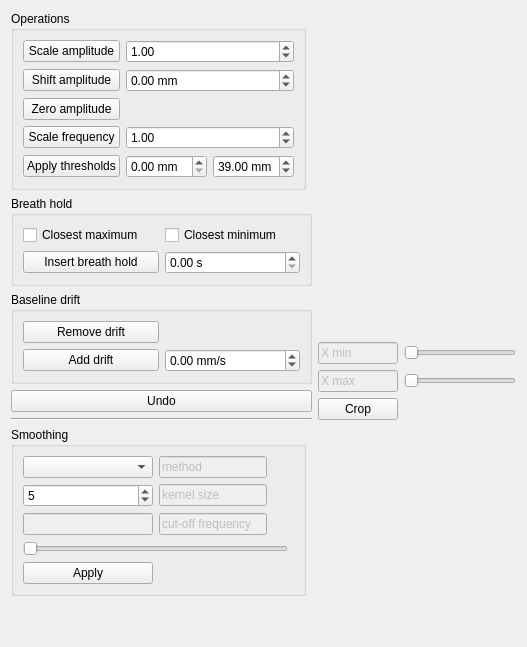
          <widget class="QWidget" name="tab_edit">
           <attribute name="title">
            <string>Edit</string>
           </attribute>
           <layout class="QGridLayout" name="gridLayout_BrCv_edit" columnstretch="2,5">
            <item row="0" column="0">
             <layout class="QGridLayout" name="gridLayout_BrCv_6" rowstretch="0,0,0,0,0,0,0,0,0,0,0">
              <item row="4" column="1" colspan="2">
               <widget class="QPushButton" name="edit_undo">
                <property name="text">
                 <string>Undo</string>
                </property>
               </widget>
              </item>
              <item row="2" column="1" colspan="2">
               <widget class="QGroupBox" name="groupBox_drift">
                <property name="title">
                 <string>Baseline drift</string>
                </property>
                <layout class="QGridLayout" name="gridLayout_2">
                 <item row="1" column="0">
                  <widget class="QPushButton" name="button_add_drift">
                   <property name="text">
                    <string>Add drift</string>
                   </property>
                  </widget>
                 </item>
                 <item row="0" column="0">
                  <widget class="QPushButton" name="button_remove_drift">
                   <property name="text">
                    <string>Remove drift</string>
                   </property>
                  </widget>
                 </item>
                 <item row="1" column="1">
                  <widget class="QDoubleSpinBox" name="value_drift">
                   <property name="suffix">
                    <string> mm/s</string>
                   </property>
                   <property name="minimum">
                    <double>-99.000000000000000</double>
                   </property>
                   <property name="maximum">
                    <double>99.000000000000000</double>
                   </property>
                  </widget>
                 </item>
                </layout>
               </widget>
              </item>
              <item row="1" column="1" colspan="2">
               <widget class="QGroupBox" name="breathhold_BrCv">
                <property name="title">
                 <string>Breath hold</string>
                </property>
                <layout class="QGridLayout" name="gridLayout_BrCv_8" columnstretch="1,1">
                 <item row="1" column="1">
                  <widget class="QDoubleSpinBox" name="breathholdDuration">
                   <property name="suffix">
                    <string> s</string>
                   </property>
                  </widget>
                 </item>
                 <item row="1" column="0">
                  <widget class="QPushButton" name="button_breath_hold">
                   <property name="text">
                    <string>Insert breath hold</string>
                   </property>
                  </widget>
                 </item>
                 <item row="0" column="0">
                  <widget class="QCheckBox" name="closest_max">
                   <property name="text">
                    <string>Closest maximum</string>
                   </property>
                  </widget>
                 </item>
                 <item row="0" column="1">
                  <widget class="QCheckBox" name="closest_min">
                   <property name="text">
                    <string>Closest minimum</string>
                   </property>
                  </widget>
                 </item>
                </layout>
               </widget>
              </item>
              <item row="6" column="1" colspan="2">
               <widget class="Line" name="line_BrCv">
                <property name="orientation">
                 <enum>Qt::Orientation::Horizontal</enum>
                </property>
               </widget>
              </item>
              <item row="0" column="1">
               <widget class="QGroupBox" name="groupBox_operations">
                <property name="title">
                 <string>Operations</string>
                </property>
                <layout class="QGridLayout" name="gridLayout_4" columnstretch="1,1">
                 <item row="0" column="0">
                  <widget class="QPushButton" name="button_scale_ampl">
                   <property name="sizePolicy">
                    <sizepolicy hsizetype="MinimumExpanding" vsizetype="Fixed">
                     <horstretch>0</horstretch>
                     <verstretch>0</verstretch>
                    </sizepolicy>
                   </property>
                   <property name="text">
                    <string>Scale amplitude</string>
                   </property>
                  </widget>
                 </item>
                 <item row="3" column="1">
                  <widget class="QDoubleSpinBox" name="value_freq_sf">
                   <property name="value">
                    <double>1.000000000000000</double>
                   </property>
                  </widget>
                 </item>
                 <item row="1" column="0">
                  <widget class="QPushButton" name="button_shift_ampl">
                   <property name="text">
                    <string>Shift amplitude</string>
                   </property>
                  </widget>
                 </item>
                 <item row="3" column="0">
                  <widget class="QPushButton" name="button_scale_freq">
                   <property name="text">
                    <string>Scale frequency</string>
                   </property>
                  </widget>
                 </item>
                 <item row="1" column="1">
                  <widget class="QDoubleSpinBox" name="value_ampl_shift">
                   <property name="suffix">
                    <string> mm</string>
                   </property>
                   <property name="minimum">
                    <double>-99.000000000000000</double>
                   </property>
                   <property name="maximum">
                    <double>99.000000000000000</double>
                   </property>
                   <property name="value">
                    <double>0.000000000000000</double>
                   </property>
                  </widget>
                 </item>
                 <item row="0" column="1">
                  <widget class="QDoubleSpinBox" name="value_ampl_sf">
                   <property name="suffix">
                    <string/>
                   </property>
                   <property name="minimum">
                    <double>0.000000000000000</double>
                   </property>
                   <property name="maximum">
                    <double>99.000000000000000</double>
                   </property>
                   <property name="value">
                    <double>1.000000000000000</double>
                   </property>
                  </widget>
                 </item>
                 <item row="2" column="0">
                  <widget class="QPushButton" name="button_zero_ampl">
                   <property name="text">
                    <string>Zero amplitude</string>
                   </property>
                  </widget>
                 </item>
                 <item row="4" column="0">
                  <widget class="QPushButton" name="button_clip_ampl">
                   <property name="text">
                    <string>Apply thresholds</string>
                   </property>
                  </widget>
                 </item>
                 <item row="4" column="1">
                  <layout class="QHBoxLayout" name="horizontalLayout">
                   <item>
                    <widget class="QDoubleSpinBox" name="value_ampl_min">
                     <property name="suffix">
                      <string> mm</string>
                     </property>
                    </widget>
                   </item>
                   <item>
                    <widget class="QDoubleSpinBox" name="value_ampl_max">
                     <property name="suffix">
                      <string> mm</string>
                     </property>
                     <property name="value">
                      <double>39.000000000000000</double>
                     </property>
                    </widget>
                   </item>
                  </layout>
                 </item>
                </layout>
               </widget>
              </item>
              <item row="10" column="1" colspan="2">
               <spacer name="verticalSpacer_BrCv_4">
                <property name="orientation">
                 <enum>Qt::Orientation::Vertical</enum>
                </property>
                <property name="sizeHint" stdset="0">
                 <size>
                  <width>20</width>
                  <height>40</height>
                 </size>
                </property>
               </spacer>
              </item>
              <item row="7" column="1">
               <widget class="QGroupBox" name="groupBox_smoothing">
                <property name="title">
                 <string>Smoothing</string>
                </property>
                <layout class="QGridLayout" name="gridLayout_77" columnstretch="0,1,1,0">
                 <item row="6" column="1">
                  <widget class="QLineEdit" name="threshFourierValue">
                   <property name="enabled">
                    <bool>false</bool>
                   </property>
                  </widget>
                 </item>
                 <item row="4" column="1">
                  <widget class="QSpinBox" name="smooth_kernel">
                   <property name="value">
                    <number>5</number>
                   </property>
                  </widget>
                 </item>
                 <item row="2" column="1">
                  <widget class="QComboBox" name="smooth_method"/>
                 </item>
                 <item row="2" column="2" colspan="2">
                  <widget class="QLineEdit" name="lineEdit_78">
                   <property name="enabled">
                    <bool>false</bool>
                   </property>
                   <property name="sizePolicy">
                    <sizepolicy hsizetype="Maximum" vsizetype="Fixed">
                     <horstretch>0</horstretch>
                     <verstretch>0</verstretch>
                    </sizepolicy>
                   </property>
                   <property name="text">
                    <string>method</string>
                   </property>
                  </widget>
                 </item>
                 <item row="4" column="2" colspan="2">
                  <widget class="QLineEdit" name="lineEdit_79">
                   <property name="enabled">
                    <bool>false</bool>
                   </property>
                   <property name="sizePolicy">
                    <sizepolicy hsizetype="Maximum" vsizetype="Fixed">
                     <horstretch>0</horstretch>
                     <verstretch>0</verstretch>
                    </sizepolicy>
                   </property>
                   <property name="text">
                    <string>kernel size</string>
                   </property>
                  </widget>
                 </item>
                 <item row="6" column="2" colspan="2">
                  <widget class="QLineEdit" name="lineEdit_81">
                   <property name="enabled">
                    <bool>false</bool>
                   </property>
                   <property name="sizePolicy">
                    <sizepolicy hsizetype="Maximum" vsizetype="Fixed">
                     <horstretch>0</horstretch>
                     <verstretch>0</verstretch>
                    </sizepolicy>
                   </property>
                   <property name="text">
                    <string>cut-off frequency</string>
                   </property>
                  </widget>
                 </item>
                 <item row="9" column="1">
                  <widget class="QPushButton" name="button_apply_smooth">
                   <property name="text">
                    <string>Apply</string>
                   </property>
                  </widget>
                 </item>
                 <item row="8" column="1" colspan="2">
                  <widget class="QSlider" name="threshFourierSlider">
                   <property name="sizePolicy">
                    <sizepolicy hsizetype="MinimumExpanding" vsizetype="Fixed">
                     <horstretch>0</horstretch>
                     <verstretch>0</verstretch>
                    </sizepolicy>
                   </property>
                   <property name="orientation">
                    <enum>Qt::Orientation::Horizontal</enum>
                   </property>
                  </widget>
                 </item>
                </layout>
               </widget>
              </item>
             </layout>
            </item>
            <item row="0" column="1">
             <layout class="QGridLayout" name="gridLayout_BrCv_10" rowstretch="3,0,0,0,0,2" columnstretch="1,3">
              <item row="0" column="0" colspan="2">
               <widget class="QWidget" name="edit_ax_view" native="true"/>
              </item>
              <item row="1" column="0">
               <widget class="QLineEdit" name="lineEdit_BrCv_25">
                <property name="enabled">
                 <bool>false</bool>
                </property>
                <property name="text">
                 <string>X min</string>
                </property>
               </widget>
              </item>
              <item row="1" column="1">
               <widget class="QSlider" name="slider_edit_xmin">
                <property name="maximum">
                 <number>999999</number>
                </property>
                <property name="orientation">
                 <enum>Qt::Orientation::Horizontal</enum>
                </property>
               </widget>
              </item>
              <item row="3" column="0">
               <widget class="QPushButton" name="button_clip_cycles">
                <property name="text">
                 <string>Crop</string>
                </property>
               </widget>
              </item>
              <item row="2" column="0">
               <widget class="QLineEdit" name="lineEdit_BrCv_26">
                <property name="enabled">
                 <bool>false</bool>
                </property>
                <property name="text">
                 <string>X max</string>
                </property>
               </widget>
              </item>
              <item row="5" column="0">
               <spacer name="verticalSpacer_BrCv_6">
                <property name="orientation">
                 <enum>Qt::Orientation::Vertical</enum>
                </property>
                <property name="sizeHint" stdset="0">
                 <size>
                  <width>20</width>
                  <height>40</height>
                 </size>
                </property>
               </spacer>
              </item>
              <item row="2" column="1">
               <widget class="QSlider" name="slider_edit_xmax">
                <property name="maximum">
                 <number>999999</number>
                </property>
                <property name="orientation">
                 <enum>Qt::Orientation::Horizontal</enum>
                </property>
               </widget>
              </item>
             </layout>
            </item>
           </layout>
          </widget>
